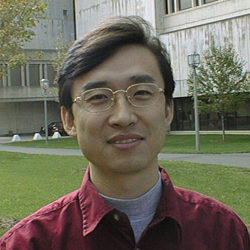
%> input picture ComputerVision/FRDCODE/IDPicture.bmp, 250 x 250 px
$ octave Ass2AJ.m   (GNU Octave 9; MATLAB toolbox functions it lacks are replaced by stand-ins)
%> lines starting %> are read from the running program, lines starting %| are printed output that depends on the picture; in (x1, y1, x2, y2) boxes, pixels count from 0 and x2, y2 are one past the last pixel; in counts of white or black regions, pixels touching at a corner belong together; the program's own positions count from 1

%Aijie Chen
%last four ID: 5774

I = imread('IDPicture.bmp');
%> I is the input picture: size 250x250x3 uint8; mean R, G, B 110.8, 107.1, 91.7
I2 = imread('peppers.png');
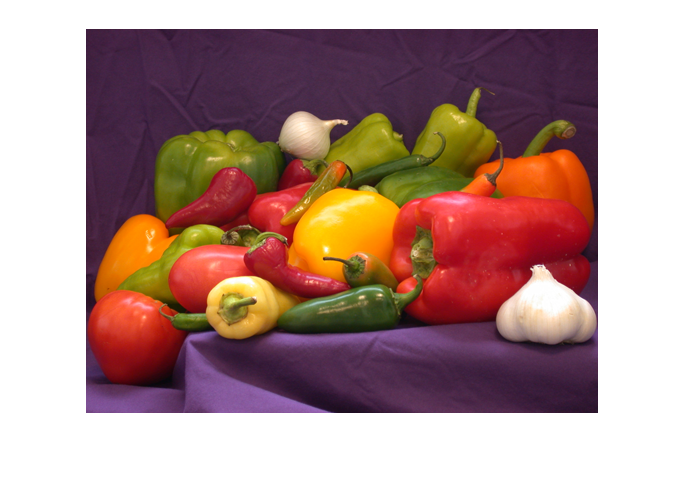
%> input picture ComputerVision/FRDCODE/peppers.png, 686 x 477 px
%> I2 is the input picture: size 477x686x3 uint8; mean R, G, B 174.4, 141.7, 136.4


[ROWS COLS CHANNELS] = size(I);
%> ROWS = 250; COLS = 250; CHANNELS = 3
[R C CHANNELS] = size(I2);
%> R = 477; C = 686

MAP = double(zeros(256, CHANNELS));
for i = 1 : 256
    for band = 1:CHANNELS
        MAP(i,band) = (i-1)/255;
    end
end


intensity= 0.299*I(:,:,1)+ 0.587*I(:,:,2) + 0.114*I(:,:,3);
intensity2=0.299*I2(:,:,1)+ 0.587*I2(:,:,2) + 0.114*I2(:,:,3);

figure();
image(intensity),title('intensity of original picture');
colormap(MAP);
figure();
image(intensity2),title('intensity of manmade picture');
colormap(MAP);

%Q1 histogram
counter=zeros(256,1);
for i=1:250
    for j=1:250
        counter(intensity(i,j)+1)=counter(intensity(i,j)+1)+1;
    end
end
%> after the loop, counter = 256 values, max 800 at index 128, min 0 at index 1, mean 244.1
figure();
bar(1:256,counter),title('histogram of oringinal picture');

%thresholding
%create a empty image
threshold = uint8(zeros(ROWS, COLS));
counter_t =zeros(256,1);

for i=1:250
    for j=1:250
        if intensity(i,j) <= 90
            threshold(i,j) = 0;
        else
            threshold(i,j) =255;

        end
         counter_t(threshold(i,j)+1) = counter_t(threshold(i,j)+1) +1;
    end
end
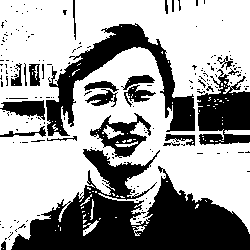
%> threshold: size 250x250 uint8; 63.1% white; 202 black regions (178 under 20 px), largest, box (x1, y1, x2, y2) and area: (11, 149, 250, 250) 11704, (46, 23, 195, 136) 4614, (197, 69, 250, 145) 2543
%> after the loop, counter_t = 256 values, max 39461 at index 255, min 0 at index 2, mean 244.1
figure();
image(threshold),title('treshold image t=90');
colormap(MAP);
figure();
bar(1:256,counter_t);
title('histogram for threshold');

%Contrast Enhancement
contra_enhance = uint8(zeros(ROWS, COLS));
counter_c =zeros(256,1);
for i=1 :250
    for j=1:250
        contra_enhance(i,j) = (double(intensity(i,j))).^1.25;
        counter_c(contra_enhance(i,j)+1) = counter_c(contra_enhance(i,j)+1) +1;

    end
end
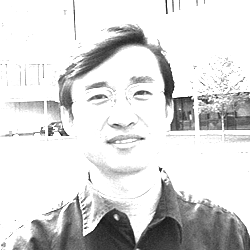
%> contra_enhance: size 250x250 uint8; min 13, max 255, mean 217.7
%> after the loop, counter_c = 256 values, max 42535 at index 255, min 0 at index 1, mean 244.1
figure();
image(contra_enhance),title('Contrast Enhancement');
colormap(MAP);
figure();
bar(1:256,counter_c);
title('histogram contast enhancement');

%equzlization
%original_hist = zeros(256,1); It is counter

Np = ROWS.*COLS./256;
%> Np = 244.1
CH_j = zeros(256,1);
for i=1:256
    if i==1
        CH_j(i) = counter(i);
    else
        CH_j(i) = CH_j(i-1) + counter(i);
    end
end
%> after the loop, CH_j = 256 values from 0 to 62500

equa_i = zeros(256,1);
for i =1:256
    equa_i(i)=max(0, round(CH_j(i)/Np)-1);
end
%> after the loop, equa_i = 256 values from 0 to 255

equal_image = zeros(250,250);
for i=1:250
    for j=1:250
      equal_image(i,j) = round((CH_j(intensity(i,j)+1)-1)/(250.*250-1).* 254)+1;
    end
end
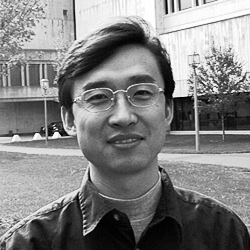
%> equal_image: size 250x250 double; min 1, max 255, mean 128.8


figure();
image(equal_image),title('Equalization');
colormap(MAP);
equal_c = zeros(256,1);
for i=1:250
    for j = 1:250
    equal_c(equal_image(i,j)+1) = equal_c(equal_image(i,j)+1)+1;
    end
end
%> after the loop, equal_c = 256 values, max 800 at index 175, min 0 at index 1, mean 244.1
figure();
bar(1:256,equal_c);
title('Histogram of Equalization');


%question 2
%Apply the 1x2 operator and Sobel operator to your image and analyze
%  the results of the gradient magnitude images (including vertical gradients, horizontal
%  gradients, and the combined)

%for 1X2 opertator for ID picture
dx_one = zeros(250, 250);
dy_one = zeros(250, 250);
filter = [1, -1];
for i = 2:250
    for j = 2:250
        dx_one(i, j) = abs(intensity(i,j) - intensity(i-1, j));
        dy_one(i, j) = abs(intensity(i,j) - intensity(i, j-1));
    end
end

combine_one = uint8(zeros(250, 250));
for i = 1:250
    for j = 1:250
        combine_one(i, j) = sqrt((double(dx_one(i, j)).^2)+ (double(dy_one(i, j)).^2));
    end
end
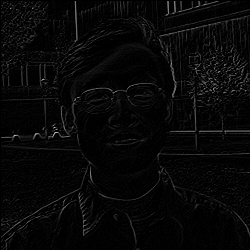
%> combine_one: size 250x250 uint8; min 0, max 193, mean 7.6
figure();
comb_one= [dx_one, dy_one, combine_one];
image(comb_one),title('herizonital, verital, and combined of 1x2 operator of ID');
colormap(MAP);

%for 1X2 opertator for flower
dx_one2 = zeros(R, C);
dy_one2 = zeros(R, C);
filter = [1, -1];
for i = 2:R
    for j = 2:C
        dx_one2(i, j) = abs(intensity2(i,j) - intensity2(i-1, j));
        dy_one2(i, j) = abs(intensity2(i,j) - intensity2(i, j-1));
    end
end
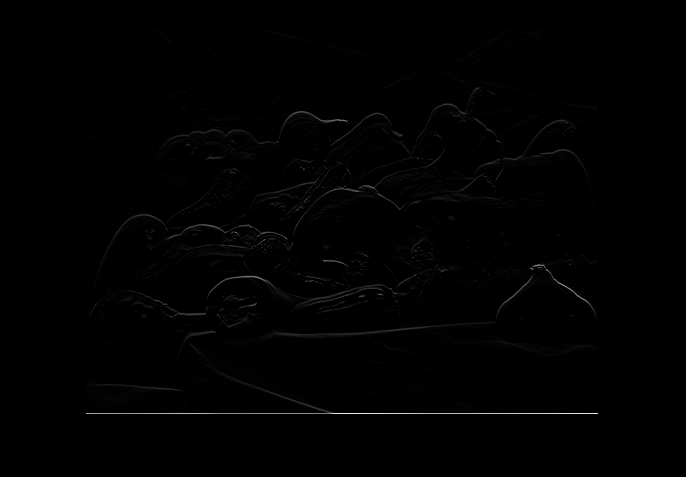
%> dx_one2: size 477x686 double; min 0, max 235, mean 1.4

combine_one2 = uint8(zeros(R, C));
for i = 1:R
    for j = 1:C
        combine_one2(i, j) = sqrt((double(dx_one2(i, j)).^2)+ (double(dy_one2(i, j)).^2));
    end
end
figure();
comb_one2= [dx_one2, dy_one2, combine_one2];
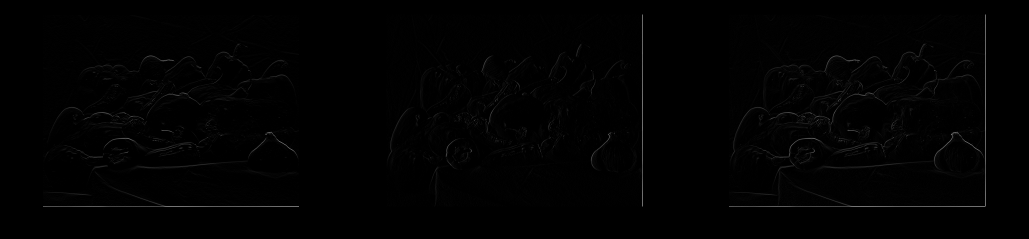
%> comb_one2: size 477x2058 uint8 (shown at 1/2 size); min 0, max 235, mean 1.6
image(comb_one2),title('herizonital, verital, and combined of 1x2 operator of flower');
colormap(MAP);

%for sobel operation for ID
dx_sobel = (zeros(250, 250));
dy_sobel = (zeros(250, 250));
sobel_XY= (zeros(250,250));
Gx = [1, 0, -1; 2, 0, -2; 1, 0, -1];
Gy = [-1, -2, -1; 0, 0 ,0; 1, 2, 1];

%> (the run ends here)
